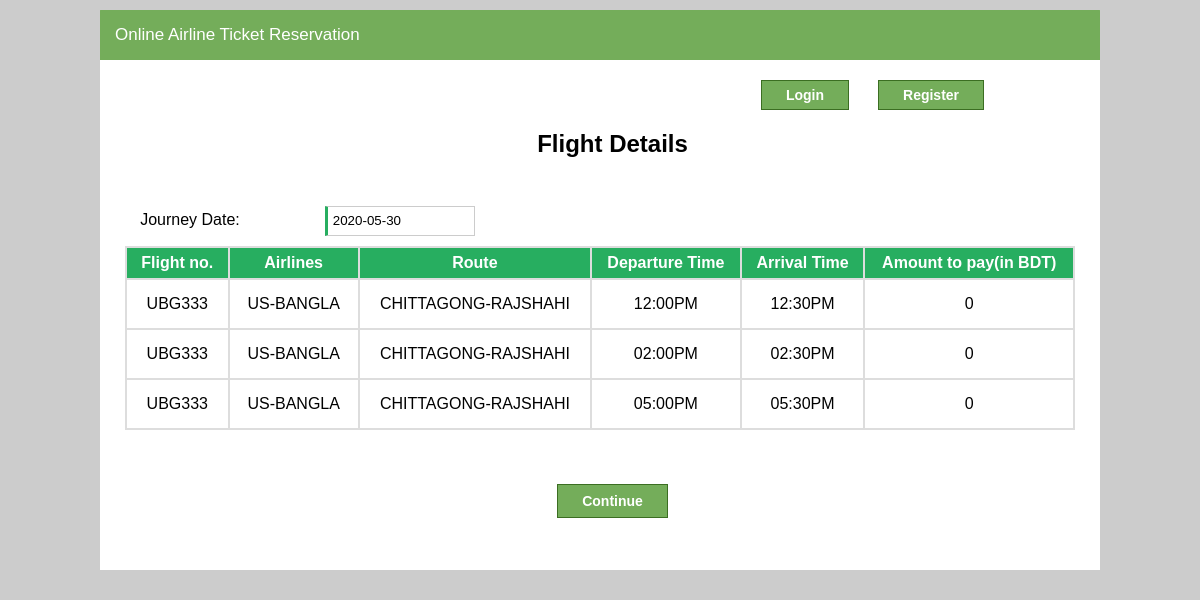
Page /Customer/flightdetails.php?GetID=3 on the committed database.
### tables this page shows
CREATE TABLE `flightdetails` (
  `id` int(11) NOT NULL,
  `flightno` varchar(11) NOT NULL,
  `airlinesname` varchar(30) NOT NULL,
  `departure` varchar(30) NOT NULL,
  `destination` varchar(30) NOT NULL,
  `departuredate` date NOT NULL,
  `arrivaldate` date NOT NULL,
  `class` varchar(30) NOT NULL,
  `price` float NOT NULL
);

CREATE TABLE `flightschedule` (
  `id` int(11) NOT NULL,
  `flightno` varchar(255) NOT NULL,
  `departuretime` varchar(255) NOT NULL,
  `arrivaltime` varchar(255) NOT NULL
);

### Customer/flightdetails.php (the view, shortened to what this page needs)
<?php
	require_once("include/db_connect.php");
		if(isset($_GET['GetID'])){
			$p_id = $_GET['GetID'];
		}
	$adults= $_SESSION['no_of_adult'];
	$children = $_SESSION['no_of_children'];
    $query = "SELECT * FROM flightdetails WHERE id = '$p_id'";
	$data = mysqli_query($conn, $query);
	$row = mysqli_fetch_array($data);
	$flno = $row["flightno"];
	$flairname = $row["airlinesname"];
	$fldeparture = $row["departure"];
	$fldestName = $row["destination"];
	$fldeptdate = $row["departuredate"];
	$flprice = $row["price"];
	$fair = ((float)$adults*(float)$flprice)+(((float)$children*(float)$flprice*50)/100);
?>
<html lang="en" dir="ltr">
  <head>
	<link rel="stylesheet" a href ="css/fdetails.css"/>
  </head>
  <body>
	<center>
		<div class="container">
			<?php
			if (isset($_SESSION['usermail'])){?>
			<form action="logout.php" method="POST">
			<?php require_once("header.php");?>
			<button type="submit" value="Logout" name="logoutBtn" class="loginbtn"> Logout </button> <br>
			</form><?php
			}else{?>
			<form action="customerlogin.php" method="POST">
			<p class="paragraph"> Online Airline Ticket Reservation </p>
			<button type="submit" id="loginbutton" value="Login" name="loginBtn" class="loginbtn"> Login</button>
			<button type="submit" id="regibutton" value="Register" name="registerBtn" class="loginbtn"> Register </button> <br>
			</form><?php }?>
			<form action="" method="POST">
			<h2> Flight Details </h2>
			<br>
			<label for="departure">Journey Date:</label>
		    <input type="text" name="depdate" value="<?php echo $fldeptdate?>" placeholder="From" class="input"/>
			<table border="1px">
				<thead>
					<tr>
					<th> Flight no. </th>
					<th> Airlines  </th>
					<th> Route </th>
					<th> Departure Time </th>
					<th> Arrival Time </th>
					<th> Amount to pay(in BDT) </th>
					</tr>
				</thead>
				<tbody>
					<?php
						$query2 = "SELECT * FROM flightschedule WHERE flightno = '$flno'";
						$result = mysqli_query($conn, $query2);
						if(mysqli_num_rows($result) > 0){
							while($f_row = mysqli_fetch_array($result) ){
						?>
							<tr>
								<td><?php echo $flno; ?> </td>
								<td><?php echo $flairname; ?> </td>
								<td><?php echo $fldeparture."-".$fldestName; ?> </td>
								<td><?php echo $f_row["departuretime"]; ?> </td>
								<td><?php echo $f_row["arrivaltime"]; ?> </td>
								<td><?php echo $fair; ?> </td>
							</tr>
						<?php }}
						else {
						?>
							<tr>
								<td>Records not found!</td>
							</tr>
						<?php
						}
						    ?>
				</tbody>
			</table>
			<br> <br> <br>
			<button type="submit" id="continuebutton" value="Continue" name="continueBtn" class="continuebtn"> Continue </button><br><br>
			</form>
		</div>
	</center>
  </body>
</html>

### Customer/css/fdetails.css (style rules this page uses)
body { background-color : #CCC; padding: 0px; margin: 0px; }
.container { background-color: #fff; width: 1000px; height: 560px; border-radius: 0.3px; margin: 0px auto; border-bottom: 2px solid #ccc; margin-top: 10px; }
.paragraph { background-color: #74ad5a; color: white; font-family: sans-serif; font-size: 17px; text-align: left; border-radius: 0.3px; padding: 15px; 0px; 15px; 0px; margin-bottom: 20px; }
.input { position: relative; right: 280px; width: 150px; height: 30px; border-radius: 0.2px; border: none; border: 1px solid #CCC; margin-left: 25px; padding-left: 05px; border-left: 03px solid #27ae60; margin-top: 10px; margin-bottom: 10px; }
label { position: relative; right: 330px; margin-left: 15px; font-family: sans-serif; margin-top: 10px; margin-right: 0px; padding-left: 10px; padding-right: 6px; }
h2 { margin-left: 15px; font-family: sans-serif; margin-top: 20px; padding-left: 10px; }
button.loginbtn { position: relative; right: -260px; margin-left: 25px; background-color:#74ad5a; border:1px solid #3b6e22; display:inline-block; cursor:pointer; color:#ffffff; font-family:Arial; font-size:14px; font-weight:bold; padding:6px 24px; text-decoration:none; }
button.continuebtn { position: relative; margin-left: 25px; background-color:#74ad5a; border:1px solid #3b6e22; display:inline-block; cursor:pointer; color:#ffffff; font-family:Arial; font-size:14px; font-weight:bold; padding:8px 24px; text-decoration:none; }
table { border-collapse: collapse; width: 95%; font-family: sans-serif; text-align: center; }
th { background-color: #27ae60; color: white; border: 2px solid #ddd; padding: 6px 12px; }
td { border: 2px solid #ddd; padding: 15px; }

### rows in the picture
flightdetails: depdate "2020-05-30", flightno "UBG333", airlinesname "US-BANGLA", departure "CHITTAGONG", destination "RAJSHAHI", price "0"
flightschedule: departuretime "12:00PM", arrivaltime "12:30PM"
flightschedule: departuretime "02:00PM", arrivaltime "02:30PM"
flightschedule: departuretime "05:00PM", arrivaltime "05:30PM"
